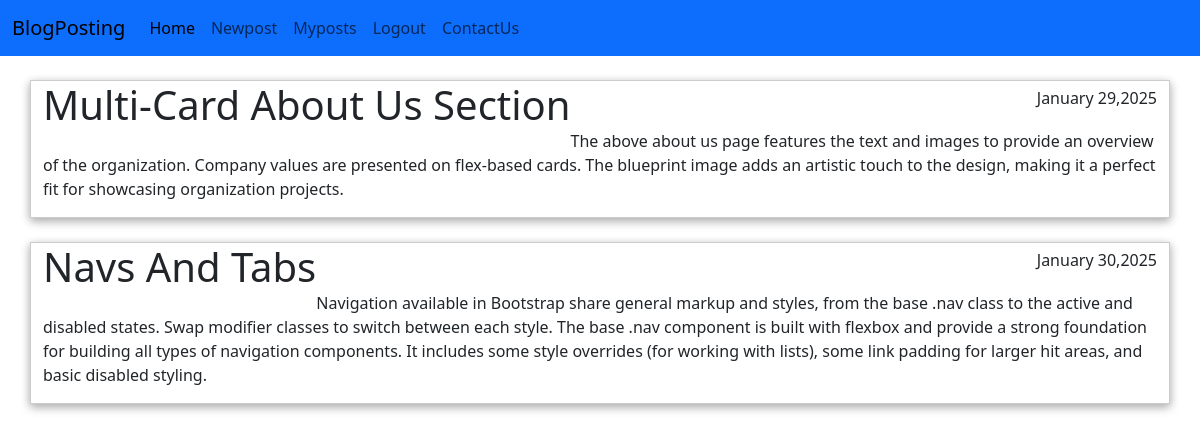
The app's page /myposts (signed in) with its own data.
### blogapp/models.py (models this page shows, shortened)
class Posts(models.Model):
    title=models.CharField(max_length=1000)
    content=models.CharField(max_length=100000)
    date=models.DateTimeField(default=timezone.now,blank=True,null=True)
    author = models.ForeignKey(User,on_delete=models.CASCADE,null=True)

### blogapp/views.py (the view)
# urls.py: path('myposts',views.myposts,name='myposts'),
def myposts(request):
    context={
        'posts':Posts.objects.filter(author=request.user)
    }
    return render(request,'mypost.html',context)

### blogapp/templates/mypost.html (shortened to what this page needs)
{% extends 'base.html' %}
{% load static %}
{% block css %}<link rel="stylesheet" type="" href='{% static "post.css" %}'>{%endblock css%}
{%block body%}
<nav class="navbar navbar-expand-lg bg-primary">
    <div class="container-fluid">
      <a class="navbar-brand" href="#">BlogPosting</a>
      <div class="collapse navbar-collapse" id="navbarSupportedContent">
        <ul class="navbar-nav me-auto mb-2 mb-lg-0">
          <li class="nav-item">
            <a class="nav-link active" aria-current="page" href="/home">Home</a>
          </li>
          <li class="nav-item">
            <a class="nav-link" href="/newpost">Newpost</a>
          </li>
          <li class="nav-item">
            <a class="nav-link" href="/myposts">Myposts</a>
          </li>
          <a class="nav-link" href="{% url 'signout' %}">Logout</a>
        <a class="nav-link" href="{% url 'contact' %}">ContactUs</a>
        </ul>
      </div>
    </div>
  </nav>
  {% for post in posts %}
  <div class="container-lg mt-4 post-div">
    <h1 class="title">{{post.title}}</h1>
    <h6 class="date">{{post.date|date:"F d,Y"}}</h6>
    <p class="mt-5">{{post.content}}</p>
  </div>
  {% endfor %}
{%endblock body%}

### blogapp/static/post.css (style rules this page uses)
body { margin: 0px; padding: 0px; box-sizing: content-box; }
.title { text-align: left; float: left; text-transform: capitalize; }
.date { text-align: right; float: right; margin-top: 8px; }
.post-div { border: 1px solid rgb(0, 0, 0,0.2); box-shadow: 0 2px 8px 0 rgba(0, 0, 0, 0.2), 0 4px 10px 0 rgba(0, 0, 0, 0.19); }

### records on screen
Posts: title "Multi-Card About Us Section", date "January 29,2025", content "The above about us page features the text and images to provide an overview of the organization. Company values are presented on flex-based cards. The blueprint image adds an artistic touch to the design, making it a perfect fit for showcasing organization projects."
Posts: title "Navs And Tabs", date "January 30,2025", content "Navigation available in Bootstrap share general markup and styles, from the base .nav class to the active and disabled states. Swap modifier classes to switch between each style. The base .nav component is built with flexbox and provide a strong foundation for building all types of navigation components. It includes some style overrides (for working with lists), some link padding for larger hit areas, and basic disabled styling."
